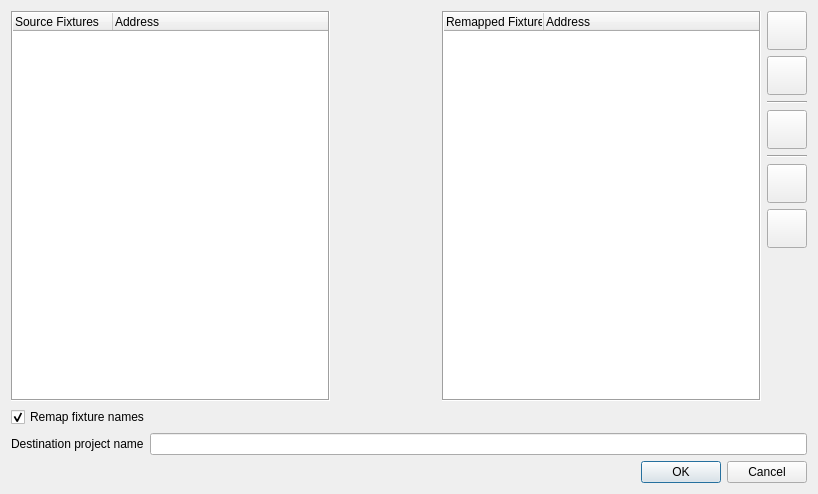
<?xml version="1.0" encoding="UTF-8"?>
<ui version="4.0">
 <class>FixtureRemap</class>
 <widget class="QDialog" name="FixtureRemap">
  <property name="geometry">
   <rect>
    <x>0</x>
    <y>0</y>
    <width>818</width>
    <height>494</height>
   </rect>
  </property>
  <property name="windowTitle">
   <string>Fixtures Remap</string>
  </property>
  <property name="windowIcon">
   <iconset resource="qlcui.qrc">
    <normaloff>:/remap.png</normaloff>:/remap.png</iconset>
  </property>
  <layout class="QVBoxLayout" name="verticalLayout_2">
   <item>
    <layout class="QGridLayout" name="gridLayout_2">
     <item row="0" column="4">
      <layout class="QVBoxLayout" name="verticalLayout">
       <item>
        <widget class="QToolButton" name="m_addButton">
         <property name="toolTip">
          <string>Add target fixture...</string>
         </property>
         <property name="icon">
          <iconset resource="qlcui.qrc">
           <normaloff>:/edit_add.png</normaloff>:/edit_add.png</iconset>
         </property>
         <property name="iconSize">
          <size>
           <width>32</width>
           <height>32</height>
          </size>
         </property>
        </widget>
       </item>
       <item>
        <widget class="QToolButton" name="m_removeButton">
         <property name="toolTip">
          <string>Remove target fixture...</string>
         </property>
         <property name="icon">
          <iconset resource="qlcui.qrc">
           <normaloff>:/edit_remove.png</normaloff>:/edit_remove.png</iconset>
         </property>
         <property name="iconSize">
          <size>
           <width>32</width>
           <height>32</height>
          </size>
         </property>
        </widget>
       </item>
       <item>
        <widget class="Line" name="line">
         <property name="orientation">
          <enum>Qt::Horizontal</enum>
         </property>
        </widget>
       </item>
       <item>
        <widget class="QToolButton" name="m_cloneButton">
         <property name="toolTip">
          <string>Clone and auto-remap the selected source fixture</string>
         </property>
         <property name="icon">
          <iconset resource="qlcui.qrc">
           <normaloff>:/editcopy.png</normaloff>:/editcopy.png</iconset>
         </property>
         <property name="iconSize">
          <size>
           <width>32</width>
           <height>32</height>
          </size>
         </property>
        </widget>
       </item>
       <item>
        <widget class="Line" name="line_2">
         <property name="orientation">
          <enum>Qt::Horizontal</enum>
         </property>
        </widget>
       </item>
       <item>
        <widget class="QToolButton" name="m_remapButton">
         <property name="toolTip">
          <string>Connect selections...</string>
         </property>
         <property name="icon">
          <iconset resource="qlcui.qrc">
           <normaloff>:/remap.png</normaloff>:/remap.png</iconset>
         </property>
         <property name="iconSize">
          <size>
           <width>32</width>
           <height>32</height>
          </size>
         </property>
        </widget>
       </item>
       <item>
        <widget class="QToolButton" name="m_unmapButton">
         <property name="toolTip">
          <string>Disconnect selections...</string>
         </property>
         <property name="icon">
          <iconset resource="qlcui.qrc">
           <normaloff>:/fileclose.png</normaloff>:/fileclose.png</iconset>
         </property>
         <property name="iconSize">
          <size>
           <width>32</width>
           <height>32</height>
          </size>
         </property>
        </widget>
       </item>
       <item>
        <spacer name="verticalSpacer">
         <property name="orientation">
          <enum>Qt::Vertical</enum>
         </property>
         <property name="sizeHint" stdset="0">
          <size>
           <width>20</width>
           <height>40</height>
          </size>
         </property>
        </spacer>
       </item>
      </layout>
     </item>
     <item row="0" column="2">
      <widget class="QTreeWidget" name="m_targetTree">
       <property name="frameShape">
        <enum>QFrame::Box</enum>
       </property>
       <property name="alternatingRowColors">
        <bool>true</bool>
       </property>
       <property name="iconSize">
        <size>
         <width>24</width>
         <height>24</height>
        </size>
       </property>
       <property name="indentation">
        <number>10</number>
       </property>
       <property name="allColumnsShowFocus">
        <bool>true</bool>
       </property>
       <column>
        <property name="text">
         <string>Remapped Fixtures</string>
        </property>
       </column>
       <column>
        <property name="text">
         <string>Address</string>
        </property>
       </column>
      </widget>
     </item>
     <item row="0" column="0">
      <widget class="QTreeWidget" name="m_sourceTree">
       <property name="frameShape">
        <enum>QFrame::Box</enum>
       </property>
       <property name="alternatingRowColors">
        <bool>true</bool>
       </property>
       <property name="iconSize">
        <size>
         <width>24</width>
         <height>24</height>
        </size>
       </property>
       <property name="indentation">
        <number>10</number>
       </property>
       <property name="allColumnsShowFocus">
        <bool>true</bool>
       </property>
       <column>
        <property name="text">
         <string>Source Fixtures</string>
        </property>
       </column>
       <column>
        <property name="text">
         <string>Address</string>
        </property>
       </column>
      </widget>
     </item>
     <item row="0" column="1">
      <widget class="QFrame" name="frame">
       <property name="sizePolicy">
        <sizepolicy hsizetype="Fixed" vsizetype="Preferred">
         <horstretch>0</horstretch>
         <verstretch>0</verstretch>
        </sizepolicy>
       </property>
       <property name="minimumSize">
        <size>
         <width>100</width>
         <height>0</height>
        </size>
       </property>
       <property name="frameShape">
        <enum>QFrame::NoFrame</enum>
       </property>
       <property name="frameShadow">
        <enum>QFrame::Sunken</enum>
       </property>
       <property name="lineWidth">
        <number>0</number>
       </property>
       <layout class="QVBoxLayout" name="verticalLayout_4">
        <property name="spacing">
         <number>6</number>
        </property>
        <property name="leftMargin">
         <number>0</number>
        </property>
        <property name="topMargin">
         <number>0</number>
        </property>
        <property name="rightMargin">
         <number>0</number>
        </property>
        <property name="bottomMargin">
         <number>0</number>
        </property>
        <item>
         <layout class="QVBoxLayout" name="m_remapLayout"/>
        </item>
       </layout>
      </widget>
     </item>
    </layout>
   </item>
   <item>
    <widget class="QCheckBox" name="m_remapNamesCheck">
     <property name="text">
      <string>Remap fixture names</string>
     </property>
     <property name="checked">
      <bool>true</bool>
     </property>
    </widget>
   </item>
   <item>
    <layout class="QHBoxLayout" name="horizontalLayout">
     <item>
      <widget class="QLabel" name="label">
       <property name="text">
        <string>Destination project name</string>
       </property>
      </widget>
     </item>
     <item>
      <widget class="QLineEdit" name="m_targetProjectLabel"/>
     </item>
    </layout>
   </item>
   <item>
    <widget class="QDialogButtonBox" name="buttonBox">
     <property name="orientation">
      <enum>Qt::Horizontal</enum>
     </property>
     <property name="standardButtons">
      <set>QDialogButtonBox::Cancel|QDialogButtonBox::Ok</set>
     </property>
    </widget>
   </item>
  </layout>
 </widget>
 <resources>
  <include location="qlcui.qrc"/>
  <include location="qlcui.qrc"/>
 </resources>
 <connections>
  <connection>
   <sender>buttonBox</sender>
   <signal>accepted()</signal>
   <receiver>FixtureRemap</receiver>
   <slot>accept()</slot>
   <hints>
    <hint type="sourcelabel">
     <x>248</x>
     <y>254</y>
    </hint>
    <hint type="destinationlabel">
     <x>157</x>
     <y>274</y>
    </hint>
   </hints>
  </connection>
  <connection>
   <sender>buttonBox</sender>
   <signal>rejected()</signal>
   <receiver>FixtureRemap</receiver>
   <slot>reject()</slot>
   <hints>
    <hint type="sourcelabel">
     <x>316</x>
     <y>260</y>
    </hint>
    <hint type="destinationlabel">
     <x>286</x>
     <y>274</y>
    </hint>
   </hints>
  </connection>
 </connections>
</ui>
